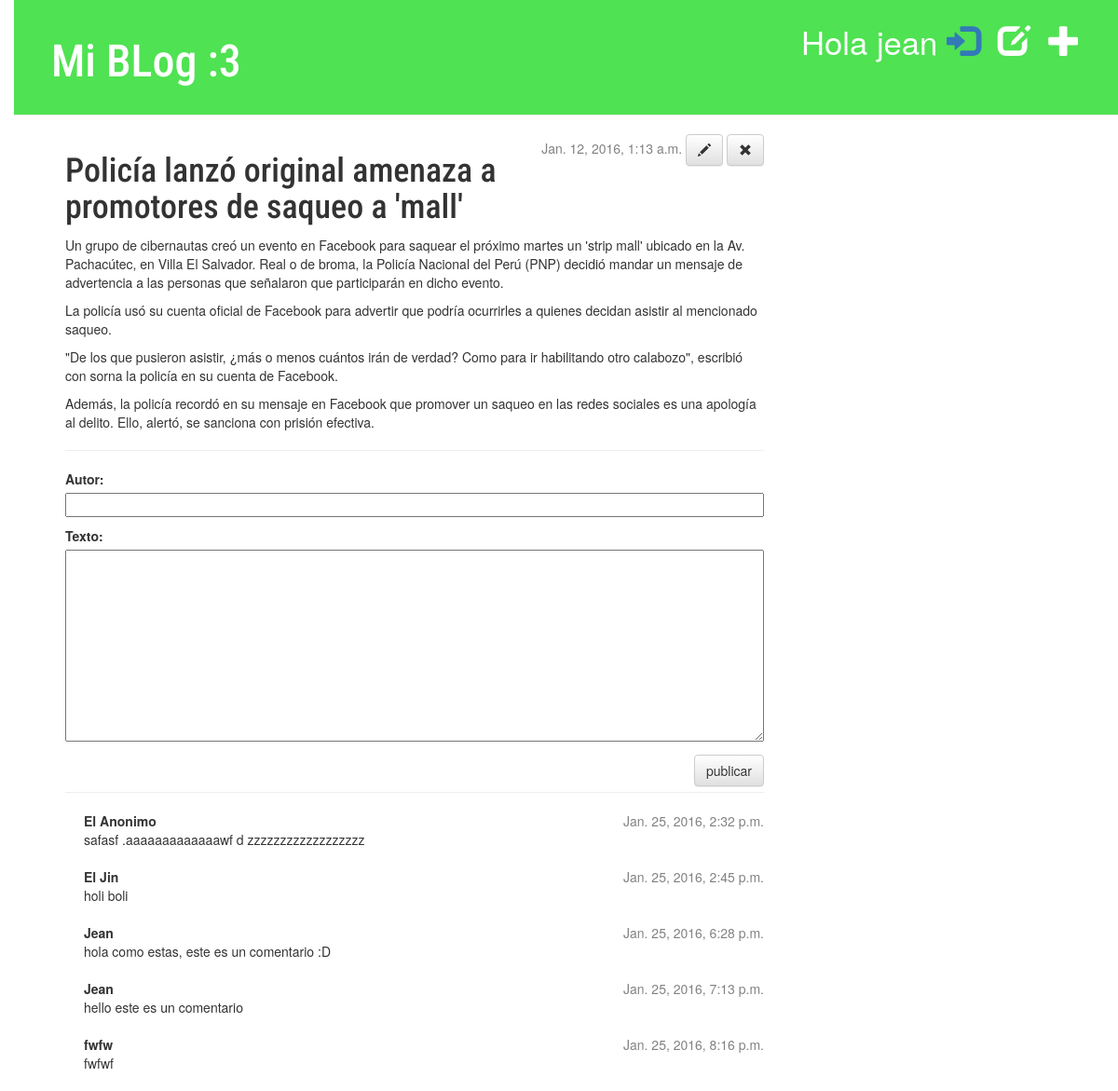
/post/5/comentar/ (signed in), run on the app's committed database.
### blog/models.py (models this page shows, shortened)
class Post(models.Model):
	autor=models.ForeignKey('auth.User')
	titulo=models.CharField(max_length=200)
	texto=models.TextField()
	creacion_fecha=models.DateTimeField(default=timezone.now)
	publicacion_fecha=models.DateTimeField(blank=True,null=True)

class Comentario(models.Model):
	post=models.ForeignKey('Post',related_name="comentarios")
	autor=models.CharField(max_length=30)
	texto=models.TextField()
	creacion_fecha=models.DateTimeField(default=timezone.now)
	aprobado=models.BooleanField(default=False)

### blog/views.py (the view)
# urls.py: url(r'^post/(?P<post_pk>[0-9]+)/comentar/$', views.comentario_nuevo, name='comentario_nuevo'),
def comentario_nuevo(request,post_pk):
	post=get_object_or_404(Post,pk=post_pk)
	if request.method=='POST':
		form=ComentarioForm(request.POST)
		if form.is_valid():
			comentario=form.save(commit=False)
			comentario.post=post
			comentario.save()
			return redirect('post_detalle',post_pk=post.pk)
	else:
		form=ComentarioForm()
	return render(request,'blog/comentario_nuevo.html',{'form':form,'post':post})

### blog/forms.py
class ComentarioForm(forms.ModelForm):
	class Meta:
		model=Comentario
		fields=('autor','texto',)

### blog/templates/blog/comentario_nuevo.html (shortened to what this page needs)
{% extends 'blog/base.html' %}
    {% block content %}
        <div class="date">
            {% if post.publicacion_fecha %}
                {{ post.publicacion_fecha }}
            {% else %}
                <a class="btn btn-default" href="{% url 'post_publicar' post_pk=post.pk %}">publicar</a>
            {% endif %}
            {% if user.is_authenticated %}
                <a class="btn btn-default" href="{% url 'post_editar' post_pk=post.pk %}"><span class="glyphicon glyphicon-pencil"></span></a>
                <a class="btn btn-default" href="{% url 'post_eliminar' post_pk=post.pk %}"><span class="glyphicon glyphicon-remove"></span></a>
            {% endif %}
        </div>
        <h1>{{ post.titulo }}</h1>
        <p>{{ post.texto|linebreaks }}</p>
        <hr/>
        <form method="POST" class="post-form">
            {{form.as_p}}
            <button type="submit" class="save btn btn-default">publicar</button>
        </form>
        <br/>
        <hr/>
        {% for comentario in post.comentarios.all %}
            {% if user.is_authenticated or comentario.aprobado %}
                <div class="comentario">
                    <div class="date">
                    {{comentario.creacion_fecha}}
                    </div>
                    <strong>{{comentario.autor}}</strong>
                    <p>{{comentario.texto}}</p>
                </div>
            {% endif %}
        {% empty %}
            <p>Todavia no hay comentarios :(</p>
        {% endfor %}
    {% endblock %}

### blog/templates/blog/base.html (shortened to what this page needs)
<!DOCTYPE html>
{% load staticfiles %}
<html>
<head>
	<link rel="stylesheet" href="//maxcdn.bootstrapcdn.com/bootstrap/3.2.0/css/bootstrap.min.css">
    <link rel="stylesheet" href="//maxcdn.bootstrapcdn.com/bootstrap/3.2.0/css/bootstrap-theme.min.css">
    <link rel="stylesheet" href="{% static 'css/blog.css' %}">
</head>
<body>
    <div class="page-header">
        {% if user.is_authenticated %}
            <a href="{% url 'blog.views.post_nuevo' %}" class="top-menu"><span class="glyphicon glyphicon-plus"></span></a>
            <a href="{% url 'blog.views.post_seleccionar_lista' %}" class="top-menu"><span class="glyphicon glyphicon-edit"></span></a>
            <p class="top-menu">
                Hola {{user.username}}
                <a href="{% url "django.contrib.auth.views.logout" %}"><span class="glyphicon glyphicon-log-in"></span>
            </p>
        {% else %}
            <a href="{% url 'django.contrib.auth.views.login' %}" class="top-menu"><span class="glyphicon glyphicon-log-out"></span></a>
        {% endif %}
        <h1><a href="/">Mi BLog :3</a></h1>
    </div>
    <div class="content container">
        <div class="row">
            <div class="col-md-8">
            {% block content %}
            {% endblock %}
            </div>
        </div>
    </div>
</body>
</html>

### blog/static/css/blog.css (style rules this page uses)
h1 a { color: #FCA205; font-family: 'Roboto Condensed', sans-serif; }
body { padding-left: 15px; }
.page-header { background-color: #4FE252; margin-top: 0; padding: 20px 20px 20px 40px; }
.page-header h1, .page-header h1 a, .page-header h1 a:visited, .page-header h1 a:active { color: #ffffff; font-size: 36pt; text-decoration: none; }
.content { margin-left: 40px; }
h1, h2, h3, h4 { font-family: 'Roboto Condensed', cursive; }
.date { float: right; color: #828282; }
.save { float: right; }
.post-form textarea, .post-form input { width: 100%; }
.top-menu, .top-menu:hover, .top-menu:visited { color: #ffffff; float: right; font-size: 26pt; margin-right: 20px; }
.comentario { margin: 20px 0px 20px 20px; }

### data on the page
Post: publicacion_fecha "Jan. 12, 2016, 1:13 a.m.", titulo "Policía lanzó original amenaza a promotores de saqueo a 'mall'", texto "Un grupo de cibernautas creó un evento en Facebook para saquear el próximo martes un 'strip mall' ubicado en la Av. Pachacútec, en Villa El Salvador. Real o de broma, la Policía Nacional del Perú (PNP) decidió mandar un mensaje de advertencia a las personas que señalaron que participarán en dicho evento. La policía usó su cuenta oficial de Facebook para advertir que podría ocurrirles a quienes decidan asistir al mencionado saqueo. \"De los que pusieron asistir, ¿más o menos cuántos irán de verdad? Como para ir habilitando otro calabozo\", escribió con sorna la policía en su cuenta de Facebook. Además, la policía recordó en su mensaje en Facebook que promover un saqueo en las redes sociales es…"
Comentario: creacion_fecha "Jan. 25, 2016, 2:32 p.m.", autor "El Anonimo", texto "safasf .aaaaaaaaaaaaawf d zzzzzzzzzzzzzzzzzz"
Comentario: creacion_fecha "Jan. 25, 2016, 2:45 p.m.", autor "El Jin", texto "holi boli"
Comentario: creacion_fecha "Jan. 25, 2016, 6:28 p.m.", autor "Jean", texto "hola como estas, este es un comentario :D"
Comentario: creacion_fecha "Jan. 25, 2016, 7:13 p.m.", autor "Jean", texto "hello este es un comentario"
Comentario: creacion_fecha "Jan. 25, 2016, 8:16 p.m.", autor "fwfw", texto "fwfwf"

### other printed values
{{ user.username }} "jean"
